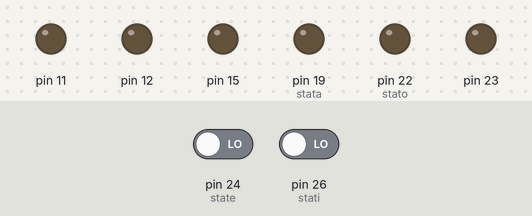
A program run on a simulated Raspberry Pi (header pin numbers). On the bench: output pins drawn as LEDs (lit = HIGH). The inputs (shaded band) are chosen by the test bench; at power-on: pin 24 (state) LOW, pin 26 (stati) LOW.

Above: at 1.2 s.
1.3 s: pin 24 (state) driven HIGH
At 2.4 s:
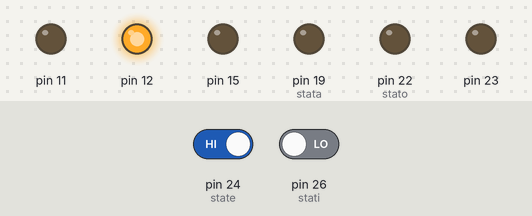
2.8 s: pin 26 (stati) driven HIGH
At 3.9 s:
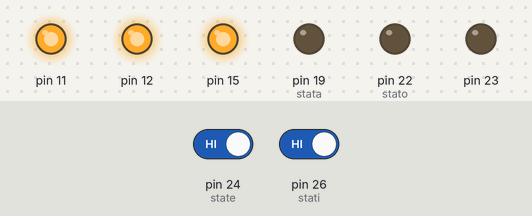
4.3 s: pin 24 (state) driven LOW
At 4.7 s:
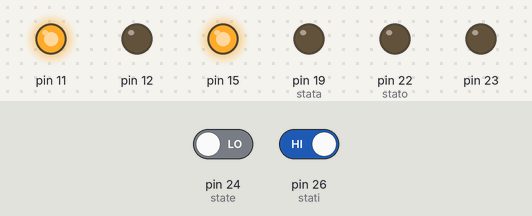
5.8 s: pin 26 (stati) driven LOW
At 6.1 s:
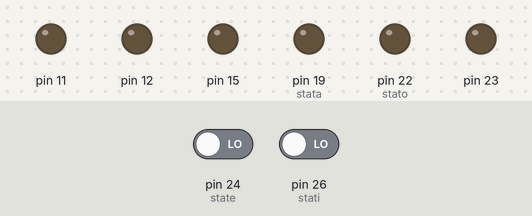
Timing chart, 0 to 8.3 s (numbered marks = the images above; inputs shaded):
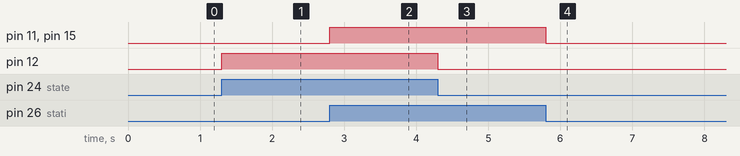

The program:

alp.py
```python
# -*- coding: utf-8 -*- # Codificação mais comum da www (World Wide Web)

# Comando bash do linux para uso do Python
#!/usr/bin/env python

# Importação da Biblioteca para uso dos pinos do Raspberry
import RPi.GPIO as GPIO

# Importação da Biblioteca para uso de alguns comandos do sistema
import sys

# Importação da Biblioteca para uso de comandos de tempo
import time

GPIO.setwarnings(False) # Remove mensagens de alerta
GPIO.setmode(GPIO.BOARD) # Definição do uso e estado dos pinos GPIO
GPIO.setup(11,GPIO.OUT) # Acende/Apaga a Lampada da Frente de Casa
GPIO.setup(12,GPIO.OUT) # Acende/Apaga a Lampada da Garagem
GPIO.setup(15,GPIO.OUT) # Acende/Apaga a Lampada do Jardim de Inverno
GPIO.setup(19,GPIO.OUT) # Liga/Desliga o Sistema de Alarme
GPIO.setup(22,GPIO.OUT) # Liga/Desliga a Automação Automática/Manual dos Portões e Lâmpadas
GPIO.setup(23,GPIO.OUT) # Aciona/Desaciona a Sirene
GPIO.setup(24,GPIO.IN) # Sensor do Portao Automatico da Garagem
GPIO.setup(26,GPIO.IN) # Sensor do Portao do Jardim de Inverno

# Contador utilizado para acionar a Sirene apenas 1 vez ao entrar na programação de horário da Automação Automática do Sistema de Alarme
cont = 0

# Contador utilizado para não acionar a Sirene ao entrar na programação de horário da Automação Automática do Sistema de Alarme, mas que irá acionar a Sirene toda vez que sair do horário programado da Automação Automática do Sistema de Alarme
cont2 = 1

# Loop Infinito
while (1):

    # stata recebe estado do Alarme: 1 - Ligado ou 0 - Desligado
    stata = GPIO.input(19)

    if(stata == 1):

        # Aguarda 1 segundo até soar a Sirene do Sistema de Alarme
        time.sleep(1)

        # Pega o estado do Sensor do Portão Automático da Garagem: 0 - Fechado, 1 - Aberto
        state = GPIO.input(24)
        # Pega o estado do Sensor do Portão do Jardim de Inverno: 0 - Fechado, 1 - Aberto
        stati = GPIO.input(26)

        if((state == 1) or (stati == 1)):

            GPIO.output(23,1) # Aciona a Sirene

        else:

            GPIO.output(23,0) # Desliga a Sirene

    # Pega o estado da Automação Automática/Manual dos Portões e Lâmpadas: 0 - Automática, 1 - Manual
    stato = GPIO.input(22)

    if(stato == 0):

        # Pega o estado do Sensor do Portão Automático da Garagem: 0 - Fechado, 1 - Aberto
        state = GPIO.input(24)

        if(state == 1):

            GPIO.output(12,1) # Liga as Lâmpadas da Garagem

        else:

            GPIO.output(12,0) # Desliga as Lâmpadas da Garagem

        # Pega o estado do Sensor do Portão do Jardim de Inverno: 0 - Fechado, 1 - Aberto
        stati = GPIO.input(26)

        if(stati == 1):

            GPIO.output(11,1) # Liga a Lâmpada da Frente da Casa
            GPIO.output(15,1) # Liga as Lâmpadas do Jardim de Inverno

        else:

            GPIO.output(11,0) # Desliga a Lâmpada da Frente da Casa
            GPIO.output(15,0) # Desliga as Lâmpadas do Jardim de Inverno

# sudo crontab -eu root # para crontab como root e na raiz
# crontab -e # para usar crontab como usuário
# @reboot python /home/pi/Desktop/inicializar/plgji.py &
```

Measured:
- after the input at 1.3 s, pin 12: LOW → HIGH at once
- after the input at 2.8 s, pin 11, pin 15: LOW → HIGH at once
- after the input at 4.3 s, pin 12: HIGH → LOW at once
- after the input at 5.8 s, pin 11, pin 15: HIGH → LOW at once
